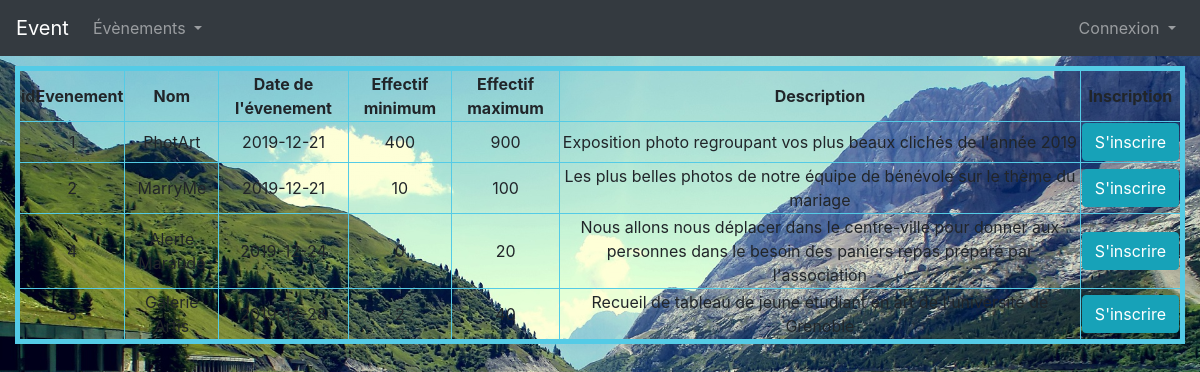
Page /index.php?page=event on the committed database.
### tables this page shows
CREATE TABLE EVENEMENT (
  idevent INTEGER NOT NULL AUTO_INCREMENT,
  nomEvent VARCHAR(42),
  dateEvent DATE,
  effectif_min NUMERIC(10),
  effectif_max NUMERIC(10),
  idcontrib INTEGER NOT NULL,
  idtheme INTEGER NOT NULL,
  idlieu INTEGER NOT NULL,
  description TEXT,
  dateCRE_E_SUP_E DATE,
  CONSTRAINT PK_EVENEMENT PRIMARY KEY (idevent)
);

### Managers/evenementManager.php (called while the page is built, shortened)
<?php
class evenementManager
{
    private $_db;
    public function setDb(PDO $db)
    {
        $this->_db = $db;
    }
    public function selectAllForDisplay() {
        $q = $this->_db->prepare('SELECT idevent,nomEvent,dateEvent,effectif_min,effectif_max,description FROM evenement ORDER BY dateEvent');
        $q->execute();
        return $q->fetchAll();
    }
}

### Pages/event.php (the view, shortened to what this page needs)
<html>
<?php
include dirname(__DIR__) . '/Tools/connexionBdd.php';
include dirname(__DIR__) . '/Managers/evenementManager.php';
$eventManager3 = new evenementManager($dbh);
$eventForDisplay = $eventManager3->selectAllForDisplay();
?>
<body>
<table border="1" id="tableEvent" align="center">
    <thead>
        <th>idEvenement</th>
        <th>Nom</th>
        <th>Date de l'évenement</th>
        <th>Effectif minimum</th>
        <th>Effectif maximum</th>
        <th>Description</th>
        <th>Inscription</th>
    </thead>
    <tbody>
        <?php
        foreach ($eventForDisplay as $element) {
            ?>
            <tr>
                <td><?php echo $element['idevent'] ?></td>
                <td><?php echo $element['nomEvent'] ?></td>
                <td><?php echo $element['dateEvent'] ?></td>
                <td><?php echo $element['effectif_min'] ?></td>
                <td><?php echo $element['effectif_max'] ?></td>
                <td><?php echo $element['description'] ?></td>
                <td><a href="index.php?page=inscrit" class="btn btn-info" role="button">S'inscrire</a></td>
            </tr>
        <?php } ?>
    </tbody>
</table>
</body>
</html>

### Tools/header.php (style rules this page uses)
body { background-image: url("fond.jpg"); background-size: cover; }

### Pages/event.php (style rules this page uses)
#tableEvent { border: 5px solid #54CBE6; text-align: center; margin-top: 10px; }

### rows in the picture
evenement: idevent "1", nomEvent "PhotArt", dateEvent "2019-12-21", effectif_min "400", effectif_max "900", description "Exposition photo regroupant vos plus beaux clichés de l'année 2019"
evenement: idevent "2", nomEvent "MarryMe", dateEvent "2019-12-21", effectif_min "10", effectif_max "100", description "Les plus belles photos de notre équipe de bénévole sur le thème du mariage"
evenement: idevent "4", nomEvent "Alerte Maraude", dateEvent "2019-12-24", effectif_min "0", effectif_max "20", description "Nous allons nous déplacer dans le centre-ville pour donner aux personnes dans le besoin des paniers repas préparé par l'association"
evenement: idevent "3", nomEvent "Galerie Artis", dateEvent "2019-12-28", effectif_min "2", effectif_max "40", description "Recueil de tableau de jeune étudiant en art de l'université de Grenoble"
